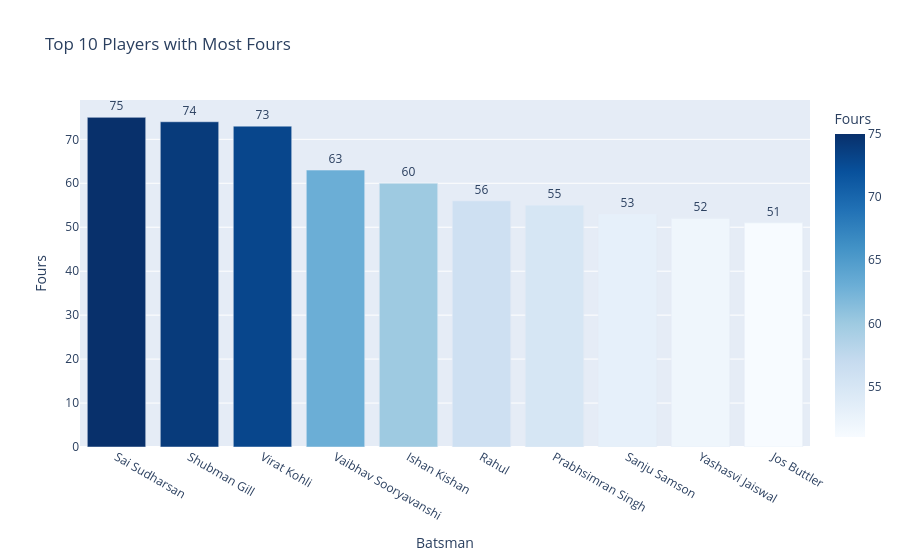

The notebook cell saved with this chart:
### Code cell
fig6 = px.bar(
    top_fours_df,
    x="Batsman",
    y="Fours",
    title="Top 10 Players with Most Fours",
    text="Fours",
    color="Fours",
    color_continuous_scale="Blues"
)

fig6.update_traces(textposition="outside")

### Figure 1 — Plotly figure (JSON) as saved in the notebook; plotly's stock layout.template omitted (floating-point values rounded to 4 significant figures)
{"data": [{"hovertemplate": "Batsman=%{x}<br>Fours=%{marker.color}<extra></extra>", "legendgroup": "", "marker": {"color": [75, 74, 73, 63, 60, 56, 55, 53, 52, 51], "coloraxis": "coloraxis", "pattern": {"shape": ""}}, "name": "", "orientation": "v", "showlegend": false, "text": [75.0, 74.0, 73.0, 63.0, 60.0, 56.0, 55.0, 53.0, 52.0, 51.0], "textposition": "outside", "type": "bar", "x": ["Sai Sudharsan", "Shubman Gill", "Virat Kohli", "Vaibhav Sooryavanshi", "Ishan Kishan", "Rahul", "Prabhsimran Singh", "Sanju Samson", "Yashasvi Jaiswal", "Jos Buttler"], "xaxis": "x", "y": [75, 74, 73, 63, 60, 56, 55, 53, 52, 51], "yaxis": "y"}], "layout": {"barmode": "relative", "coloraxis": {"autocolorscale": false, "colorbar": {"title": {"text": "Fours"}}, "colorscale": [[0, "rgb(247,251,255)"], [0.125, "rgb(222,235,247)"], [0.25, "rgb(198,219,239)"], [0.375, "rgb(158,202,225)"], [0.5, "rgb(107,174,214)"], [0.625, "rgb(66,146,198)"], [0.75, "rgb(33,113,181)"], [0.875, "rgb(8,81,156)"], [1, "rgb(8,48,107)"]]}, "legend": {"tracegroupgap": 0}, "title": {"text": "Top 10 Players with Most Fours"}, "xaxis": {"anchor": "y", "domain": [0, 1], "title": {"text": "Batsman"}}, "yaxis": {"anchor": "x", "domain": [0, 1], "title": {"text": "Fours"}}}}
